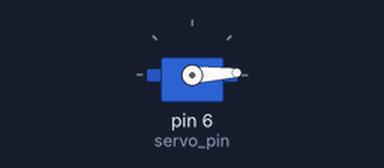
The sketch below on a simulated Arduino Uno, built with avr-gcc and run on an emulated ATmega328P. Parts: servo.

Above: at 0.05 s.
At 1.8 s:
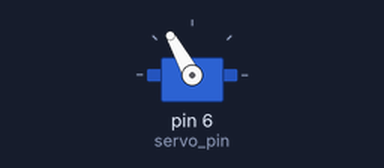
At 3.6 s:
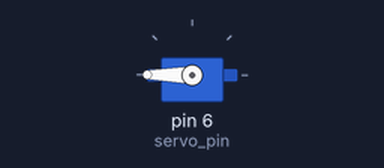
At 7.15 s:
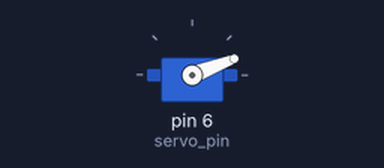
Timing chart, 0 to 12.3 s (numbered marks = the images above):
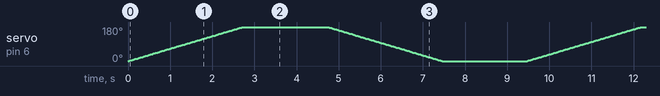

The sketch:

servo_motor_interface.ino
```cpp
/* Servo motor interface */

#include<Servo.h>
Servo servo;
#define servo_pin 6

void setup(){
servo.attach(servo_pin);
Serial.begin(9600);
}

void loop(){
for(int i=0;i<=180;i++){
servo.write(i);
delay(15);
}
delay(2000);
for(int i=180;i>=0;i--){
servo.write(i);
delay(15);
}
delay(2000);
}
```
